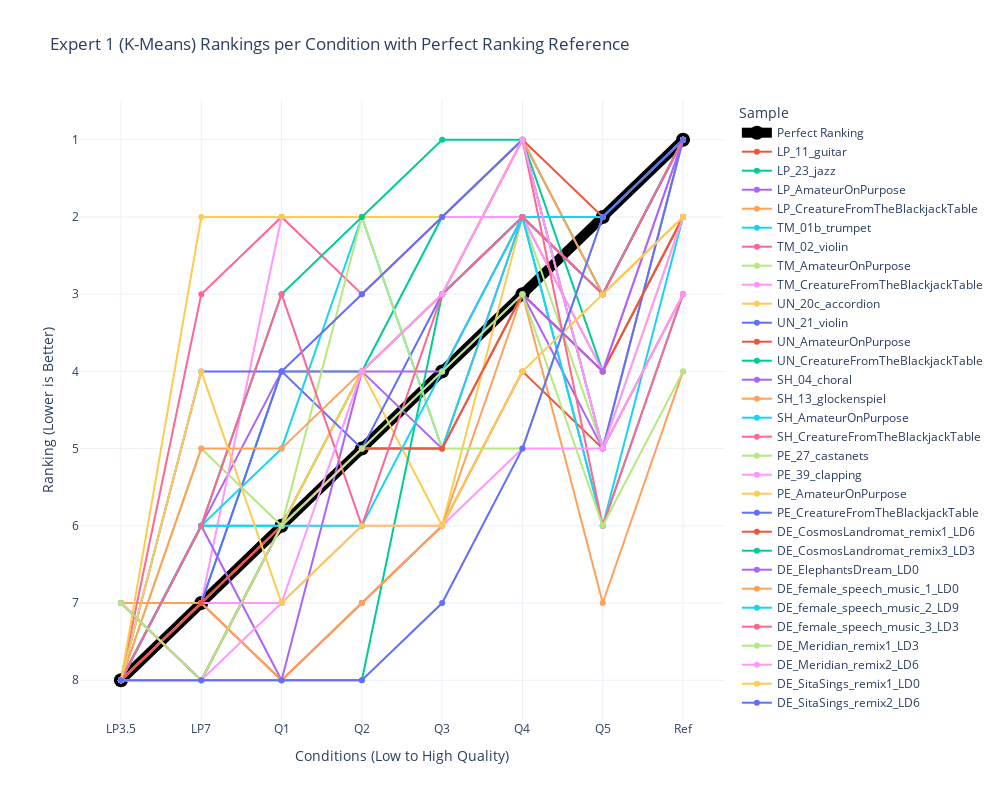

Notebook code for this chart:
### Code cell
# Spaghetti plot for Expert 1 rankings

# Reshape rankings data for Plotly
expert1_rankings_df = pd.DataFrame(reversed_expert1_rankings_kmeans_based, columns=conditions)
expert1_rankings_df['Sample'] = items

# Melt dataframe for better visualization
expert1_rankings_df_melted = expert1_rankings_df.melt(id_vars=['Sample'], var_name='Condition', value_name='Ranking')

expert1_rankings_df_melted = pd.concat([perfect_df, expert1_rankings_df_melted])

# Create plot
fig = px.line(expert1_rankings_df_melted, x='Condition', y='Ranking', color='Sample', markers=True,
              title="Expert 1 (K-Means) Rankings per Condition with Perfect Ranking Reference",
              labels={"Ranking": "Ranking (Lower is Better)", "Condition": "Conditions (Low to High Quality)"},
              template="plotly_white")

# Adjust figure dimensions
fig.update_layout(width=1000, height=800)

# Invert y-axis (lower ranks at top)
fig.update_yaxes(autorange="reversed")

# Modify the "Perfect Ranking" line to be more visible
fig.update_traces(
    selector=dict(name="Perfect Ranking"),
    line=dict(width=10, color='black'),
    marker=dict(size=14, color='black')
)

# Show figure
fig.show()

### Figure 1 — Plotly figure (JSON) as saved in the notebook; plotly's stock layout.template omitted (floating-point values rounded to 4 significant figures)
{"data": [{"hovertemplate": "Sample=Perfect Ranking<br>Conditions (Low to High Quality)=%{x}<br>Ranking (Lower is Better)=%{y}<extra></extra>", "legendgroup": "Perfect Ranking", "line": {"color": "black", "dash": "solid", "width": 10}, "marker": {"color": "black", "size": 14, "symbol": "circle"}, "mode": "lines+markers", "name": "Perfect Ranking", "orientation": "v", "showlegend": true, "type": "scatter", "x": ["LP3.5", "LP7", "Q1", "Q2", "Q3", "Q4", "Q5", "Ref"], "xaxis": "x", "y": [8, 7, 6, 5, 4, 3, 2, 1], "yaxis": "y"}, {"hovertemplate": "Sample=LP_11_guitar<br>Conditions (Low to High Quality)=%{x}<br>Ranking (Lower is Better)=%{y}<extra></extra>", "legendgroup": "LP_11_guitar", "line": {"color": "#EF553B", "dash": "solid"}, "marker": {"symbol": "circle"}, "mode": "lines+markers", "name": "LP_11_guitar", "orientation": "v", "showlegend": true, "type": "scatter", "x": ["LP3.5", "LP7", "Q1", "Q2", "Q3", "Q4", "Q5", "Ref"], "xaxis": "x", "y": [7, 8, 6, 4, 3, 1, 2, 1], "yaxis": "y"}, {"hovertemplate": "Sample=LP_23_jazz<br>Conditions (Low to High Quality)=%{x}<br>Ranking (Lower is Better)=%{y}<extra></extra>", "legendgroup": "LP_23_jazz", "line": {"color": "#00cc96", "dash": "solid"}, "marker": {"symbol": "circle"}, "mode": "lines+markers", "name": "LP_23_jazz", "orientation": "v", "showlegend": true, "type": "scatter", "x": ["LP3.5", "LP7", "Q1", "Q2", "Q3", "Q4", "Q5", "Ref"], "xaxis": "x", "y": [8, 7, 4, 4, 2, 1, 4, 2], "yaxis": "y"}, {"hovertemplate": "Sample=LP_AmateurOnPurpose<br>Conditions (Low to High Quality)=%{x}<br>Ranking (Lower is Better)=%{y}<extra></extra>", "legendgroup": "LP_AmateurOnPurpose", "line": {"color": "#ab63fa", "dash": "solid"}, "marker": {"symbol": "circle"}, "mode": "lines+markers", "name": "LP_AmateurOnPurpose", "orientation": "v", "showlegend": true, "type": "scatter", "x": ["LP3.5", "LP7", "Q1", "Q2", "Q3", "Q4", "Q5", "Ref"], "xaxis": "x", "y": [8, 6, 4, 4, 5, 3, 5, 1], "yaxis": "y"}, {"hovertemplate": "Sample=LP_CreatureFromTheBlackjackTable<br>Conditions (Low to High Quality)=%{x}<br>Ranking (Lower is Better)=%{y}<extra></extra>", "legendgroup": "LP_CreatureFromTheBlackjackTable", "line": {"color": "#FFA15A", "dash": "solid"}, "marker": {"symbol": "circle"}, "mode": "lines+markers", "name": "LP_CreatureFromTheBlackjackTable", "orientation": "v", "showlegend": true, "type": "scatter", "x": ["LP3.5", "LP7", "Q1", "Q2", "Q3", "Q4", "Q5", "Ref"], "xaxis": "x", "y": [8, 7, 6, 5, 5, 3, 7, 4], "yaxis": "y"}, {"hovertemplate": "Sample=TM_01b_trumpet<br>Conditions (Low to High Quality)=%{x}<br>Ranking (Lower is Better)=%{y}<extra></extra>", "legendgroup": "TM_01b_trumpet", "line": {"color": "#19d3f3", "dash": "solid"}, "marker": {"symbol": "circle"}, "mode": "lines+markers", "name": "TM_01b_trumpet", "orientation": "v", "showlegend": true, "type": "scatter", "x": ["LP3.5", "LP7", "Q1", "Q2", "Q3", "Q4", "Q5", "Ref"], "xaxis": "x", "y": [8, 6, 6, 4, 3, 2, 6, 2], "yaxis": "y"}, {"hovertemplate": "Sample=TM_02_violin<br>Conditions (Low to High Quality)=%{x}<br>Ranking (Lower is Better)=%{y}<extra></extra>", "legendgroup": "TM_02_violin", "line": {"color": "#FF6692", "dash": "solid"}, "marker": {"symbol": "circle"}, "mode": "lines+markers", "name": "TM_02_violin", "orientation": "v", "showlegend": true, "type": "scatter", "x": ["LP3.5", "LP7", "Q1", "Q2", "Q3", "Q4", "Q5", "Ref"], "xaxis": "x", "y": [8, 7, 6, 5, 5, 2, 4, 2], "yaxis": "y"}, {"hovertemplate": "Sample=TM_AmateurOnPurpose<br>Conditions (Low to High Quality)=%{x}<br>Ranking (Lower is Better)=%{y}<extra></extra>", "legendgroup": "TM_AmateurOnPurpose", "line": {"color": "#B6E880", "dash": "solid"}, "marker": {"symbol": "circle"}, "mode": "lines+markers", "name": "TM_AmateurOnPurpose", "orientation": "v", "showlegend": true, "type": "scatter", "x": ["LP3.5", "LP7", "Q1", "Q2", "Q3", "Q4", "Q5", "Ref"], "xaxis": "x", "y": [8, 5, 6, 4, 3, 2, 5, 1], "yaxis": "y"}, {"hovertemplate": "Sample=TM_CreatureFromTheBlackjackTable<br>Conditions (Low to High Quality)=%{x}<br>Ranking (Lower is Better)=%{y}<extra></extra>", "legendgroup": "TM_CreatureFromTheBlackjackTable", "line": {"color": "#FF97FF", "dash": "solid"}, "marker": {"symbol": "circle"}, "mode": "lines+markers", "name": "TM_CreatureFromTheBlackjackTable", "orientation": "v", "showlegend": true, "type": "scatter", "x": ["LP3.5", "LP7", "Q1", "Q2", "Q3", "Q4", "Q5", "Ref"], "xaxis": "x", "y": [8, 7, 2, 2, 2, 2, 4, 1], "yaxis": "y"}, {"hovertemplate": "Sample=UN_20c_accordion<br>Conditions (Low to High Quality)=%{x}<br>Ranking (Lower is Better)=%{y}<extra></extra>", "legendgroup": "UN_20c_accordion", "line": {"color": "#FECB52", "dash": "solid"}, "marker": {"symbol": "circle"}, "mode": "lines+markers", "name": "UN_20c_accordion", "orientation": "v", "showlegend": true, "type": "scatter", "x": ["LP3.5", "LP7", "Q1", "Q2", "Q3", "Q4", "Q5", "Ref"], "xaxis": "x", "y": [8, 8, 6, 4, 6, 2, 3, 1], "yaxis": "y"}, {"hovertemplate": "Sample=UN_21_violin<br>Conditions (Low to High Quality)=%{x}<br>Ranking (Lower is Better)=%{y}<extra></extra>", "legendgroup": "UN_21_violin", "line": {"color": "#636efa", "dash": "solid"}, "marker": {"symbol": "circle"}, "mode": "lines+markers", "name": "UN_21_violin", "orientation": "v", "showlegend": true, "type": "scatter", "x": ["LP3.5", "LP7", "Q1", "Q2", "Q3", "Q4", "Q5", "Ref"], "xaxis": "x", "y": [8, 7, 4, 5, 3, 2, 3, 1], "yaxis": "y"}, {"hovertemplate": "Sample=UN_AmateurOnPurpose<br>Conditions (Low to High Quality)=%{x}<br>Ranking (Lower is Better)=%{y}<extra></extra>", "legendgroup": "UN_AmateurOnPurpose", "line": {"color": "#EF553B", "dash": "solid"}, "marker": {"symbol": "circle"}, "mode": "lines+markers", "name": "UN_AmateurOnPurpose", "orientation": "v", "showlegend": true, "type": "scatter", "x": ["LP3.5", "LP7", "Q1", "Q2", "Q3", "Q4", "Q5", "Ref"], "xaxis": "x", "y": [8, 7, 8, 7, 6, 4, 5, 3], "yaxis": "y"}, {"hovertemplate": "Sample=UN_CreatureFromTheBlackjackTable<br>Conditions (Low to High Quality)=%{x}<br>Ranking (Lower is Better)=%{y}<extra></extra>", "legendgroup": "UN_CreatureFromTheBlackjackTable", "line": {"color": "#00cc96", "dash": "solid"}, "marker": {"symbol": "circle"}, "mode": "lines+markers", "name": "UN_CreatureFromTheBlackjackTable", "orientation": "v", "showlegend": true, "type": "scatter", "x": ["LP3.5", "LP7", "Q1", "Q2", "Q3", "Q4", "Q5", "Ref"], "xaxis": "x", "y": [8, 8, 8, 8, 3, 2, 3, 1], "yaxis": "y"}, {"hovertemplate": "Sample=SH_04_choral<br>Conditions (Low to High Quality)=%{x}<br>Ranking (Lower is Better)=%{y}<extra></extra>", "legendgroup": "SH_04_choral", "line": {"color": "#ab63fa", "dash": "solid"}, "marker": {"symbol": "circle"}, "mode": "lines+markers", "name": "SH_04_choral", "orientation": "v", "showlegend": true, "type": "scatter", "x": ["LP3.5", "LP7", "Q1", "Q2", "Q3", "Q4", "Q5", "Ref"], "xaxis": "x", "y": [8, 6, 8, 4, 4, 2, 3, 1], "yaxis": "y"}, {"hovertemplate": "Sample=SH_13_glockenspiel<br>Conditions (Low to High Quality)=%{x}<br>Ranking (Lower is Better)=%{y}<extra></extra>", "legendgroup": "SH_13_glockenspiel", "line": {"color": "#FFA15A", "dash": "solid"}, "marker": {"symbol": "circle"}, "mode": "lines+markers", "name": "SH_13_glockenspiel", "orientation": "v", "showlegend": true, "type": "scatter", "x": ["LP3.5", "LP7", "Q1", "Q2", "Q3", "Q4", "Q5", "Ref"], "xaxis": "x", "y": [7, 7, 8, 7, 6, 3, 4, 2], "yaxis": "y"}, {"hovertemplate": "Sample=SH_AmateurOnPurpose<br>Conditions (Low to High Quality)=%{x}<br>Ranking (Lower is Better)=%{y}<extra></extra>", "legendgroup": "SH_AmateurOnPurpose", "line": {"color": "#19d3f3", "dash": "solid"}, "marker": {"symbol": "circle"}, "mode": "lines+markers", "name": "SH_AmateurOnPurpose", "orientation": "v", "showlegend": true, "type": "scatter", "x": ["LP3.5", "LP7", "Q1", "Q2", "Q3", "Q4", "Q5", "Ref"], "xaxis": "x", "y": [8, 6, 5, 2, 5, 2, 6, 3], "yaxis": "y"}, {"hovertemplate": "Sample=SH_CreatureFromTheBlackjackTable<br>Conditions (Low to High Quality)=%{x}<br>Ranking (Lower is Better)=%{y}<extra></extra>", "legendgroup": "SH_CreatureFromTheBlackjackTable", "line": {"color": "#FF6692", "dash": "solid"}, "marker": {"symbol": "circle"}, "mode": "lines+markers", "name": "SH_CreatureFromTheBlackjackTable", "orientation": "v", "showlegend": true, "type": "scatter", "x": ["LP3.5", "LP7", "Q1", "Q2", "Q3", "Q4", "Q5", "Ref"], "xaxis": "x", "y": [8, 3, 2, 3, 2, 1, 6, 3], "yaxis": "y"}, {"hovertemplate": "Sample=PE_27_castanets<br>Conditions (Low to High Quality)=%{x}<br>Ranking (Lower is Better)=%{y}<extra></extra>", "legendgroup": "PE_27_castanets", "line": {"color": "#B6E880", "dash": "solid"}, "marker": {"symbol": "circle"}, "mode": "lines+markers", "name": "PE_27_castanets", "orientation": "v", "showlegend": true, "type": "scatter", "x": ["LP3.5", "LP7", "Q1", "Q2", "Q3", "Q4", "Q5", "Ref"], "xaxis": "x", "y": [8, 8, 6, 2, 5, 5, 2, 1], "yaxis": "y"}, {"hovertemplate": "Sample=PE_39_clapping<br>Conditions (Low to High Quality)=%{x}<br>Ranking (Lower is Better)=%{y}<extra></extra>", "legendgroup": "PE_39_clapping", "line": {"color": "#FF97FF", "dash": "solid"}, "marker": {"symbol": "circle"}, "mode": "lines+markers", "name": "PE_39_clapping", "orientation": "v", "showlegend": true, "type": "scatter", "x": ["LP3.5", "LP7", "Q1", "Q2", "Q3", "Q4", "Q5", "Ref"], "xaxis": "x", "y": [8, 7, 7, 6, 6, 5, 5, 3], "yaxis": "y"}, {"hovertemplate": "Sample=PE_AmateurOnPurpose<br>Conditions (Low to High Quality)=%{x}<br>Ranking (Lower is Better)=%{y}<extra></extra>", "legendgroup": "PE_AmateurOnPurpose", "line": {"color": "#FECB52", "dash": "solid"}, "marker": {"symbol": "circle"}, "mode": "lines+markers", "name": "PE_AmateurOnPurpose", "orientation": "v", "showlegend": true, "type": "scatter", "x": ["LP3.5", "LP7", "Q1", "Q2", "Q3", "Q4", "Q5", "Ref"], "xaxis": "x", "y": [8, 2, 2, 2, 2, 1, 5, 2], "yaxis": "y"}, {"hovertemplate": "Sample=PE_CreatureFromTheBlackjackTable<br>Conditions (Low to High Quality)=%{x}<br>Ranking (Lower is Better)=%{y}<extra></extra>", "legendgroup": "PE_CreatureFromTheBlackjackTable", "line": {"color": "#636efa", "dash": "solid"}, "marker": {"symbol": "circle"}, "mode": "lines+markers", "name": "PE_CreatureFromTheBlackjackTable", "orientation": "v", "showlegend": true, "type": "scatter", "x": ["LP3.5", "LP7", "Q1", "Q2", "Q3", "Q4", "Q5", "Ref"], "xaxis": "x", "y": [8, 4, 4, 3, 2, 1, 5, 1], "yaxis": "y"}, {"hovertemplate": "Sample=DE_CosmosLandromat_remix1_LD6<br>Conditions (Low to High Quality)=%{x}<br>Ranking (Lower is Better)=%{y}<extra></extra>", "legendgroup": "DE_CosmosLandromat_remix1_LD6", "line": {"color": "#EF553B", "dash": "solid"}, "marker": {"symbol": "circle"}, "mode": "lines+markers", "name": "DE_CosmosLandromat_remix1_LD6", "orientation": "v", "showlegend": true, "type": "scatter", "x": ["LP3.5", "LP7", "Q1", "Q2", "Q3", "Q4", "Q5", "Ref"], "xaxis": "x", "y": [8, 7, 6, 5, 5, 3, 4, 2], "yaxis": "y"}, {"hovertemplate": "Sample=DE_CosmosLandromat_remix3_LD3<br>Conditions (Low to High Quality)=%{x}<br>Ranking (Lower is Better)=%{y}<extra></extra>", "legendgroup": "DE_CosmosLandromat_remix3_LD3", "line": {"color": "#00cc96", "dash": "solid"}, "marker": {"symbol": "circle"}, "mode": "lines+markers", "name": "DE_CosmosLandromat_remix3_LD3", "orientation": "v", "showlegend": true, "type": "scatter", "x": ["LP3.5", "LP7", "Q1", "Q2", "Q3", "Q4", "Q5", "Ref"], "xaxis": "x", "y": [8, 6, 3, 2, 1, 1, 3, 1], "yaxis": "y"}, {"hovertemplate": "Sample=DE_ElephantsDream_LD0<br>Conditions (Low to High Quality)=%{x}<br>Ranking (Lower is Better)=%{y}<extra></extra>", "legendgroup": "DE_ElephantsDream_LD0", "line": {"color": "#ab63fa", "dash": "solid"}, "marker": {"symbol": "circle"}, "mode": "lines+markers", "name": "DE_ElephantsDream_LD0", "orientation": "v", "showlegend": true, "type": "scatter", "x": ["LP3.5", "LP7", "Q1", "Q2", "Q3", "Q4", "Q5", "Ref"], "xaxis": "x", "y": [7, 8, 6, 5, 4, 3, 4, 1], "yaxis": "y"}, {"hovertemplate": "Sample=DE_female_speech_music_1_LD0<br>Conditions (Low to High Quality)=%{x}<br>Ranking (Lower is Better)=%{y}<extra></extra>", "legendgroup": "DE_female_speech_music_1_LD0", "line": {"color": "#FFA15A", "dash": "solid"}, "marker": {"symbol": "circle"}, "mode": "lines+markers", "name": "DE_female_speech_music_1_LD0", "orientation": "v", "showlegend": true, "type": "scatter", "x": ["LP3.5", "LP7", "Q1", "Q2", "Q3", "Q4", "Q5", "Ref"], "xaxis": "x", "y": [8, 5, 5, 4, 3, 1, 3, 2], "yaxis": "y"}, {"hovertemplate": "Sample=DE_female_speech_music_2_LD9<br>Conditions (Low to High Quality)=%{x}<br>Ranking (Lower is Better)=%{y}<extra></extra>", "legendgroup": "DE_female_speech_music_2_LD9", "line": {"color": "#19d3f3", "dash": "solid"}, "marker": {"symbol": "circle"}, "mode": "lines+markers", "name": "DE_female_speech_music_2_LD9", "orientation": "v", "showlegend": true, "type": "scatter", "x": ["LP3.5", "LP7", "Q1", "Q2", "Q3", "Q4", "Q5", "Ref"], "xaxis": "x", "y": [8, 6, 6, 6, 4, 2, 2, 1], "yaxis": "y"}, {"hovertemplate": "Sample=DE_female_speech_music_3_LD3<br>Conditions (Low to High Quality)=%{x}<br>Ranking (Lower is Better)=%{y}<extra></extra>", "legendgroup": "DE_female_speech_music_3_LD3", "line": {"color": "#FF6692", "dash": "solid"}, "marker": {"symbol": "circle"}, "mode": "lines+markers", "name": "DE_female_speech_music_3_LD3", "orientation": "v", "showlegend": true, "type": "scatter", "x": ["LP3.5", "LP7", "Q1", "Q2", "Q3", "Q4", "Q5", "Ref"], "xaxis": "x", "y": [8, 6, 3, 6, 3, 2, 3, 1], "yaxis": "y"}, {"hovertemplate": "Sample=DE_Meridian_remix1_LD3<br>Conditions (Low to High Quality)=%{x}<br>Ranking (Lower is Better)=%{y}<extra></extra>", "legendgroup": "DE_Meridian_remix1_LD3", "line": {"color": "#B6E880", "dash": "solid"}, "marker": {"symbol": "circle"}, "mode": "lines+markers", "name": "DE_Meridian_remix1_LD3", "orientation": "v", "showlegend": true, "type": "scatter", "x": ["LP3.5", "LP7", "Q1", "Q2", "Q3", "Q4", "Q5", "Ref"], "xaxis": "x", "y": [7, 8, 6, 5, 4, 3, 6, 4], "yaxis": "y"}, {"hovertemplate": "Sample=DE_Meridian_remix2_LD6<br>Conditions (Low to High Quality)=%{x}<br>Ranking (Lower is Better)=%{y}<extra></extra>", "legendgroup": "DE_Meridian_remix2_LD6", "line": {"color": "#FF97FF", "dash": "solid"}, "marker": {"symbol": "circle"}, "mode": "lines+markers", "name": "DE_Meridian_remix2_LD6", "orientation": "v", "showlegend": true, "type": "scatter", "x": ["LP3.5", "LP7", "Q1", "Q2", "Q3", "Q4", "Q5", "Ref"], "xaxis": "x", "y": [8, 8, 7, 4, 3, 1, 5, 2], "yaxis": "y"}, {"hovertemplate": "Sample=DE_SitaSings_remix1_LD0<br>Conditions (Low to High Quality)=%{x}<br>Ranking (Lower is Better)=%{y}<extra></extra>", "legendgroup": "DE_SitaSings_remix1_LD0", "line": {"color": "#FECB52", "dash": "solid"}, "marker": {"symbol": "circle"}, "mode": "lines+markers", "name": "DE_SitaSings_remix1_LD0", "orientation": "v", "showlegend": true, "type": "scatter", "x": ["LP3.5", "LP7", "Q1", "Q2", "Q3", "Q4", "Q5", "Ref"], "xaxis": "x", "y": [8, 4, 7, 6, 6, 4, 3, 2], "yaxis": "y"}, {"hovertemplate": "Sample=DE_SitaSings_remix2_LD6<br>Conditions (Low to High Quality)=%{x}<br>Ranking (Lower is Better)=%{y}<extra></extra>", "legendgroup": "DE_SitaSings_remix2_LD6", "line": {"color": "#636efa", "dash": "solid"}, "marker": {"symbol": "circle"}, "mode": "lines+markers", "name": "DE_SitaSings_remix2_LD6", "orientation": "v", "showlegend": true, "type": "scatter", "x": ["LP3.5", "LP7", "Q1", "Q2", "Q3", "Q4", "Q5", "Ref"], "xaxis": "x", "y": [8, 8, 8, 8, 7, 5, 2, 1], "yaxis": "y"}], "layout": {"height": 800, "legend": {"title": {"text": "Sample"}, "tracegroupgap": 0}, "title": {"text": "Expert 1 (K-Means) Rankings per Condition with Perfect Ranking Reference"}, "width": 1000, "xaxis": {"anchor": "y", "domain": [0, 1], "title": {"text": "Conditions (Low to High Quality)"}}, "yaxis": {"anchor": "x", "autorange": "reversed", "domain": [0, 1], "title": {"text": "Ranking (Lower is Better)"}}}}
